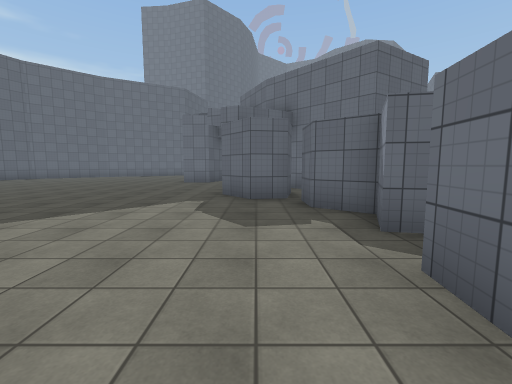
view 1 (above)

19 first-person views from a walk through a Unity game level. The camera is 1.5 m above the floor, tilts 6° down and sees 90° across. The floor is counted in squares, 2 m on a side. Each view is taken from the middle of a square. On the plan, view 1 faces up. The plan holds only what a view shows up to about 9 squares ahead; the rest is blank. The place goes on beyond the plan. The player character is not drawn. Surface patterns are stand-ins for the level's own textures.

view 2
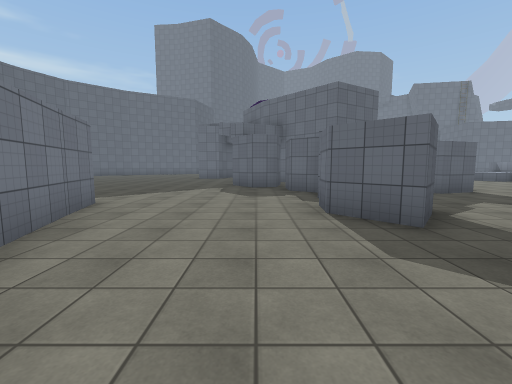

view 3
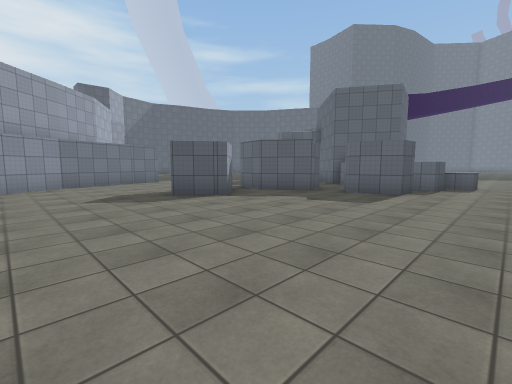

view 4
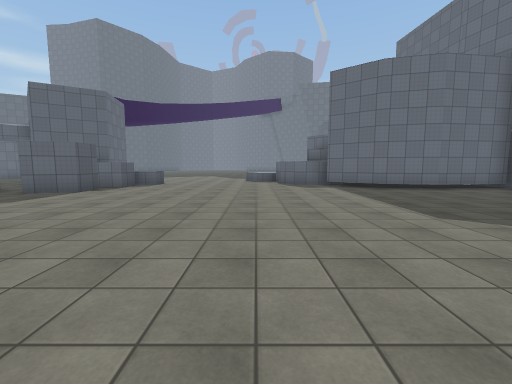

view 5
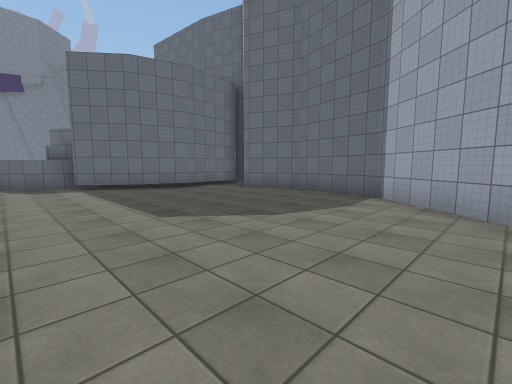

view 6
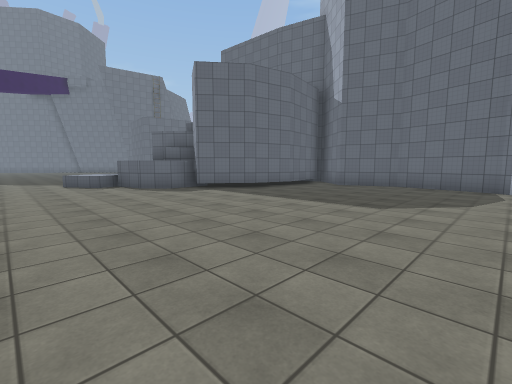

view 7
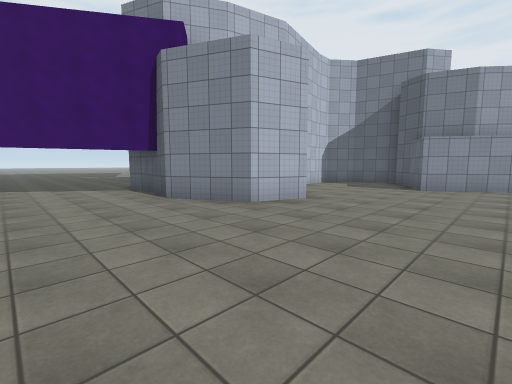

view 8
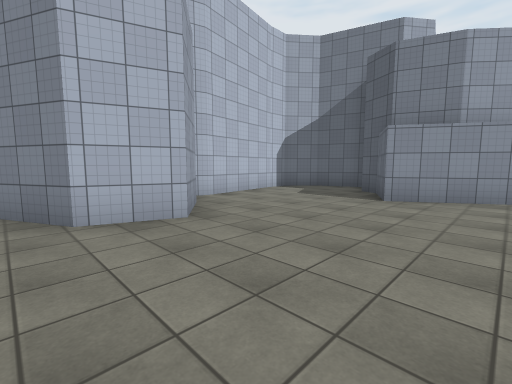

view 9
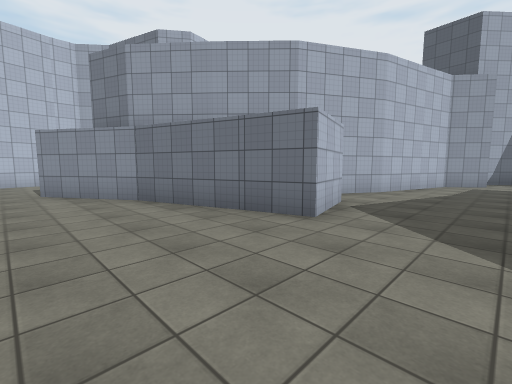

view 10
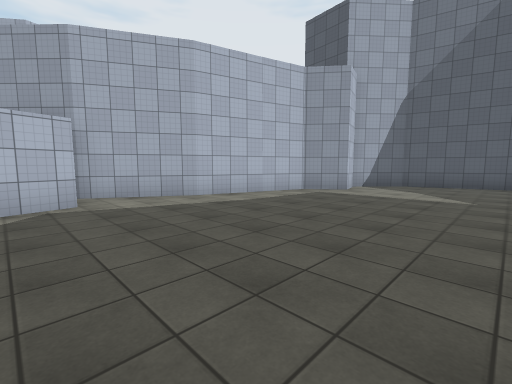

view 11
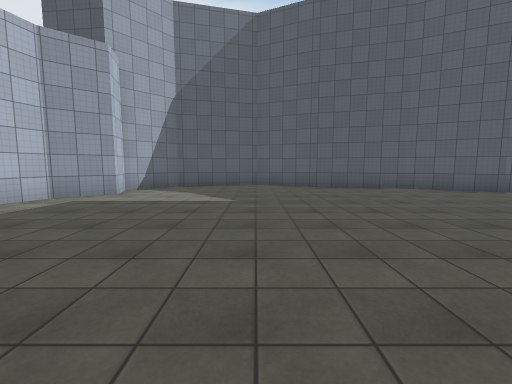

view 12
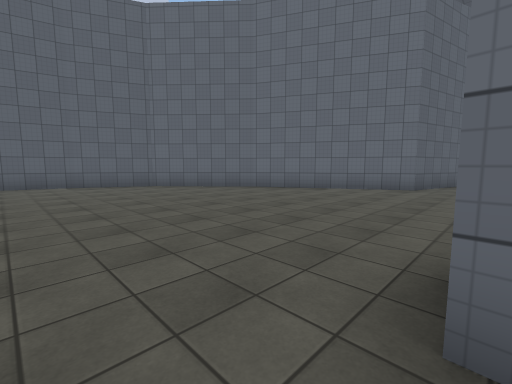

view 13
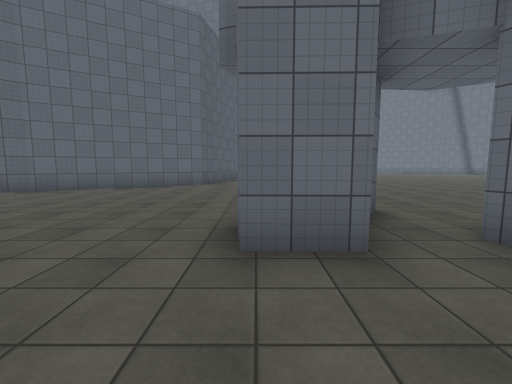

view 14
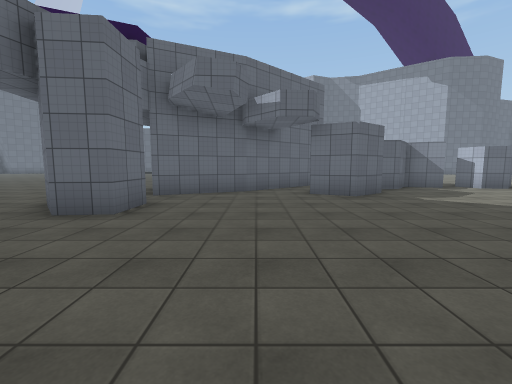

view 15
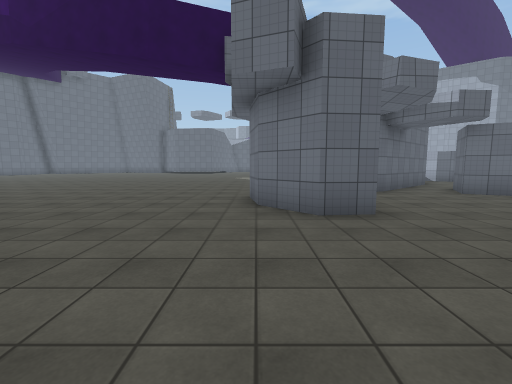

view 16
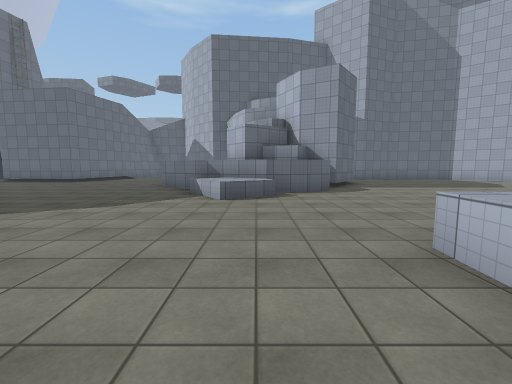

view 17
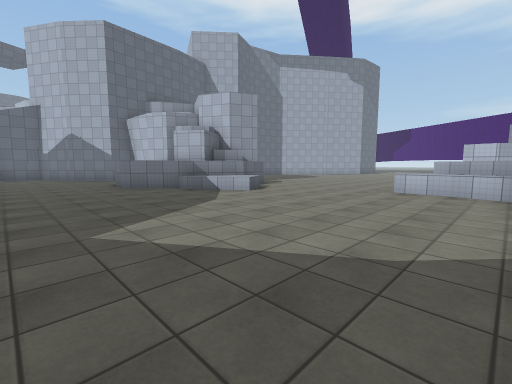

view 18
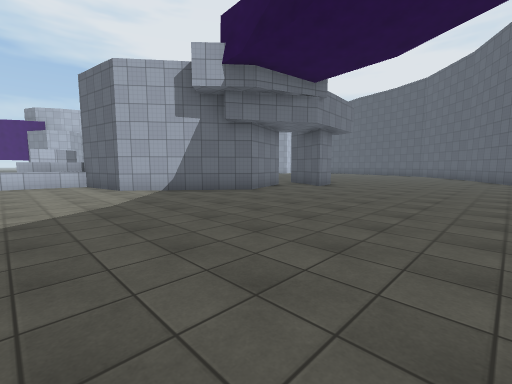

view 19
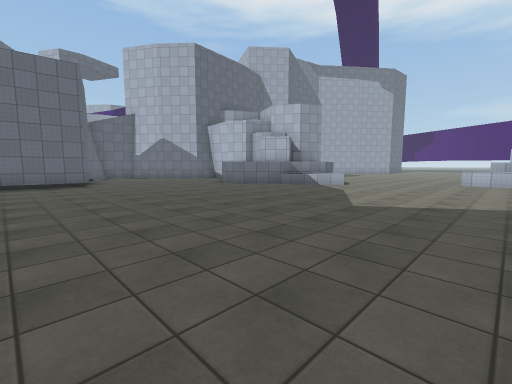

### Floor plan
Points are (right, up) in squares from view 1. A wall is a line through its corners. A room is listed if a view was taken in it or the views show most of it. See-through windows are left out.
Room 1 (views 1, 2, 3, 4, 5, 6, 7, 8, 9, 10, 11, 12, 13, 14, 15, 16, 17, 18, 19)
walls: (4.9, 7.3) (6.6, 6.3) (6.5, 5.6); (2.1, 7.4) (0.3, 9.3); (6.1, 5) (6.1, 4.1) (4.9, 3.7) (4.5, 4.2); (0.4, 9.2) (-0.7, 11.6); (0.7, 5.8) (-0.1, 5.6) (-0.9, 6.6) (-0.3, 7.6) (0.9, 6.9); (0.3, 11.9) (1.5, 12.3) (4.5, 9.9) (4.9, 7.7); (3.8, 3.6) (2.5, 2.7) (1.4, 2.8) (1.8, 3.9) (1, 4.5) (1, 5.5); (11.9, 8.7) (12.6, 10.6) (13.8, 12.2) (15, 12.1); (-2, 11.1) (-3.1, 11.2) (-3.2, 12.1) (-2.2, 13) (-1, 13.1) (-1.4, 12.6); (2, 2) (2.9, 1.1) (2, 0) (1.1, 1) (1.2, 1.8) (2, 2); (-5, 1.5) (-3.2, 2) (-2, -1.7); (-2.1, -1.6) (-0.7, -3.9) (-2.1, -4.5) (-2.4, -5.1); (16.1, 16.8) (16.4, 19.1); (-4.8, 19.5) (-5, 18.7) (-9.4, 16.3) (-10.7, 15.1); (-7.5, 1.5) (-5.1, 0.2); (19.1, 5.2) (16.6, 4.8) (15, 5.2) (13.6, 6.3) (13.9, 6.8) (12.7, 6.8) (12.2, 7.5) (11.9, 8.8); (2.2, -6.5) (3.1, -5.3) (4.4, -5.7) (5.3, -7.5); (16.4, -3) (18.2, -0.8) (18.8, 1.8) (18, 3.6); (1.2, -7.4) (1.7, -7.5); (-3.8, -5.6) (-3.5, -6.3); (-12, 13.9) (-13.1, 11.7) (-13.9, 8.8); (-13.9, 8.9) (-14.1, 8.4); (-14.7, 7.1) (-14, 4.3) (-12.7, 3.1) (-11.6, 3.4) (-10.7, 2.4) (-7.4, 1.4)
low walls: (4.9, 7.7) (6.1, 7.4); (6, 7.5) (7.3, 7.4) (7.2, 6.8) (6.5, 6.7); (11.9, 8.8) (11.2, 8.5) (10.5, 9.8) (12, 10.8) (12.8, 10.9)

Where each view was taken, in squares from view 1:
view 1: 0 up, 0 right, facing up
view 2: 3 down, 0 right, facing up
view 3: 3 down, 8 right, facing up-left
view 4: 3 down, 11 right, facing up
view 5: 3 down, 12 right, facing up-right
view 6: 1 down, 9 right, facing up-right
view 7: 2 down, 8 right, facing down-left
view 8: 2 down, 5 right, facing down-left
view 9: 4 up, 0 right, facing down-left
view 10: 7 up, 4 left, facing down-left
view 11: 7 up, 5 left, facing left
view 12: 10 up, 3 left, facing up-left
view 13: 9 up, 3 left, facing up
view 14: 9 up, 7 left, facing right
view 15: 13 up, 7 left, facing right
view 16: 9 up, 5 right, facing right
view 17: 15 up, 5 right, facing down-right
view 18: 18 up, 7 right, facing down-left
view 19: 19 up, 6 right, facing down-right
